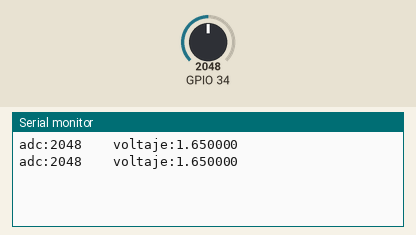
Simulated run of this program. Board: ESP32. On the bench: the last lines printed to the serial monitor. Inputs (shaded band) come from the test bench; at power-on: GPIO 34 = 2048.

Above: at 2.9 s.
3.0 s: GPIO 34 set to 2866
At 5.3 s:
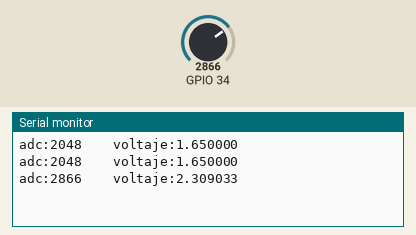
5.8 s: GPIO 34 set to 3603
At 6.9 s:
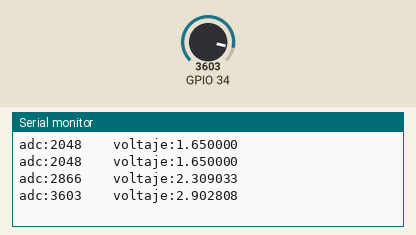
Timing chart, 0 to 8.8 s (numbered marks = the images above; inputs shaded):
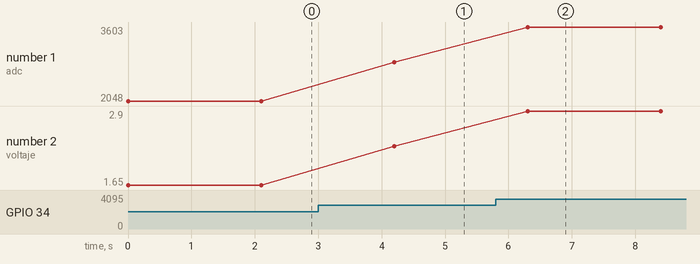

The program:

main.cpp
```cpp
#include <Arduino.h>
#define Vinput (3.3)
#define resol_adc (4096)
void setup() {
  // put your setup code here, to run once:
Serial.begin(9600);

}
///SENSORES DE GAS
double sensor_MQ(int RL,int pin, float RO, float eje_y,float eje_x, float curva){
   int adc_mq= analogRead(pin); //Leo adc del pin
   float voltaje = adc_mq * (Vinput/resol_adc); //convierto voltaje
   float RS = RL * ((3.3-voltaje)/voltaje); //RL esta Kohm
   float ratio= RS/RO;
   float exponente=(log(ratio)- eje_y)/(curva);
   float concentracion= pow(10,exponente) + eje_x ;
   return concentracion;
}

void loop() {

/* double q8 = sensor_MQ(1000,35,139.43,0.932474,2.301030,-1.453867) ; //mq8
  Serial.print("Value mq8:   ");
 Serial.println(q8-2.95);
  //Lemos la salida analógica  del MQ
  ///SENSOR MQ6

  double q6 = sensor_MQ(5000,34,357.14,0.3,2.301030,-0.6984594690587614) ; //mq8
Serial.print("Value mq6:   ");
 Serial.println(q6-2.3); */
 int adc_MQ = analogRead(34);
  //Convertimos la lectura en un valor de voltaje
  float voltaje = adc_MQ * (3.3 / 4096);
  Serial.print("adc:");
  Serial.print(adc_MQ);
  Serial.print("    voltaje:");
  Serial.println(voltaje,6);
  delay(100);


  delay(2000);


}
```

Measured:
- after the input at 3.0 s, the serial monitor: prints a new line after 1.2 s (image 1)
- after the input at 5.8 s, the serial monitor: prints a new line after 0.50 s (image 2)
- plotted number 1: 2048 → 2866 after the input at 3.0 s, 2866 → 3603 after the input at 5.8 s
- plotted number 2: 1.65 → 2.31 after the input at 3.0 s, 2.31 → 2.9 after the input at 5.8 s
